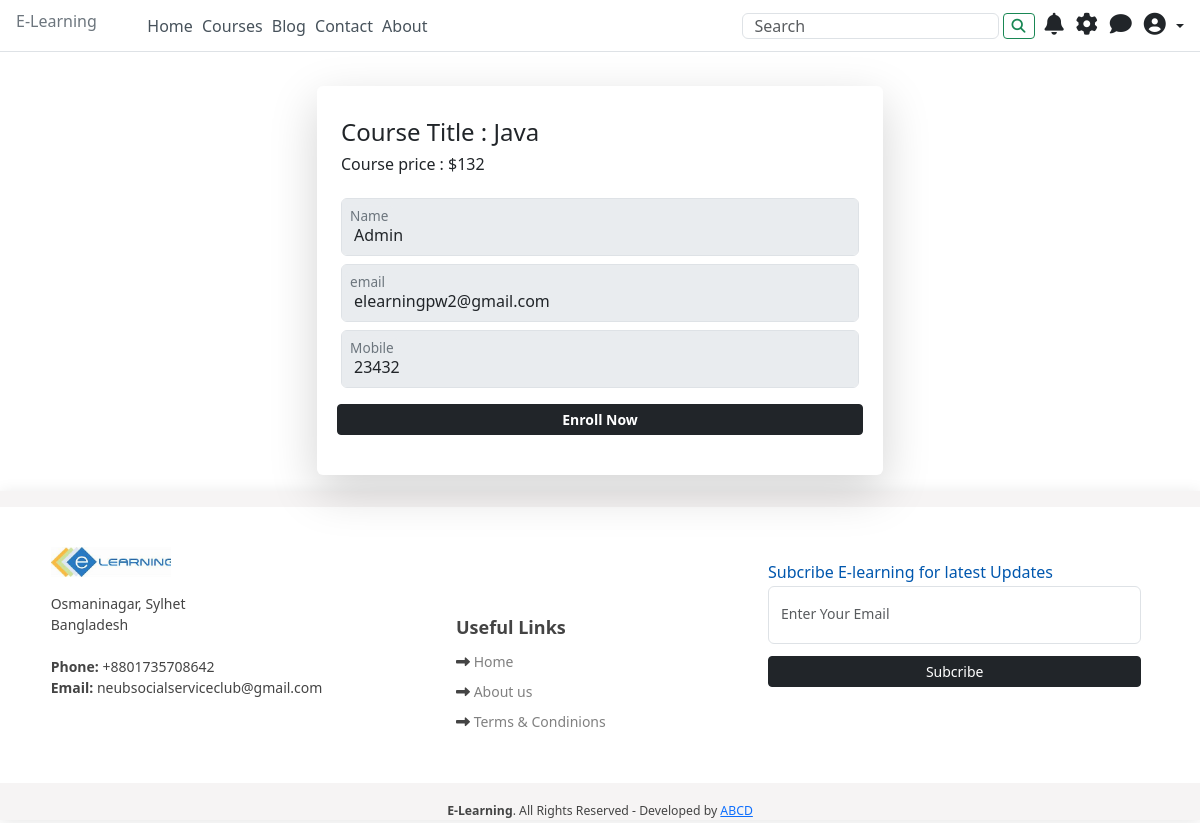
The page /courses/enroll.php?p=36 (signed in) on the database its author committed.
### tables this page shows
CREATE TABLE `courses` (
  `CourseID` int(11) NOT NULL,
  `TeacherID` int(11) NOT NULL,
  `course_title` varchar(255) NOT NULL,
  `course_Description` text NOT NULL,
  `price` varchar(255) NOT NULL,
  `timastand` timestamp NOT NULL DEFAULT current_timestamp(),
  `status` varchar(255) NOT NULL DEFAULT 'pending',
  `image` varchar(255) NOT NULL
);

CREATE TABLE `users` (
  `UserID` int(255) NOT NULL,
  `username` varchar(255) NOT NULL,
  `email` varchar(255) NOT NULL,
  `mobile` varchar(255) NOT NULL,
  `password` varchar(255) NOT NULL,
  `dob` varchar(255) NOT NULL,
  `OTP` varchar(255) NOT NULL,
  `status` varchar(255) NOT NULL,
  `type` varchar(255) NOT NULL DEFAULT 'user',
  `active_status` varchar(255) NOT NULL
);

### db/_db.php (called while the page is built, shortened)
<?php
class DB
{
    function __construct()
    {
        $servername = "localhost";
        $username = "root";
        $password = "";
        $database = "elearningdb";
        $this->conn = new mysqli($servername, $username, $password, $database);
    }
    function execute($sql)
    {
        return $this->conn->query($sql);
    }
    function getRow($sql)
    {
        $rows = $this->execute($sql);
        return  $rows->fetch_assoc();
    }
}

### courses/enroll.php (the view, shortened to what this page needs)
<!DOCTYPE html>
<html lang="en">
<head>
    <?php include '../partials/_css_files.php' ?>
</head>
<body>
    <div class="container">
        <?php
        include '../db/_db.php';
        include '../partials/_header.php';
        $db = new DB();
        $UserID = $_SESSION['userId'];
        $CourseID = $_GET['p'];
        $sql2 = "SELECT * FROM `courses` WHERE `CourseID`='$CourseID'";
        $row2 = $db->getRow($sql2);
        $sql3 = "SELECT * FROM `users` WHERE `UserID`='$UserID'";
        $row3 = $db->getRow($sql3);
        $action_url = $root."/courses/config/_enroll_course.php";
        ?>
        <div class="row justify-content-center g-3 my-2">
            <div class="col-lg-6 bg-white shadow-lg rounded p-4">
                <h4 class="my-2">Course Title : <span class="fw-normal"> <?php echo $row2['course_title']; ?></span></h4>
                <h6 class=" mb-4">Course price : <span class="fw-normal"> $<?php echo $row2['price']; ?></span></h4>
                <form action="" method="POST" onsubmit="submitForm(event,'<?php echo $action_url ?>')">
                    <div class="row g-2 justify-content-center">
                        <div class="form-floating  col-md-12">
                            <input type="text" class="form-control _form_data" id="name" value="<?php echo $row3['username']; ?>" name="name" placeholder=" " disabled required>
                            <label for="name">Name</label>
                        </div>
                        <div class="form-floating  col-md-12">
                            <input type="email" class="form-control _form_data" id="email" value="<?php echo $row3['email']; ?>" name="email" placeholder=" " disabled required>
                            <label for="email">email</label>
                        </div>
                        <div class="form-floating  col-md-12">
                            <input type="text" class="form-control _form_data" id="mobile" value="<?php echo $row3['mobile']; ?>" name="mobile" placeholder=" " disabled required>
                            <label for="mobile">Mobile</label>
                        </div>
                        <button id="submit" type="submit" class="btn btn-dark  w-100 fw-bold btn-sm my-3">Enroll Now</button>
                    </div>
                </form>
            </div>
        </div>
    </div>
    <?php include '../partials/_footer.php' ?>
</body>
</html>

### partials/_css_files.php
<?php
$root = "/e-learning";
?>
<link rel="stylesheet" href='<?php echo $root ?>/assets/css/style.css'>
<link rel="stylesheet" href='<?php echo $root ?>/assets/jodit/jodit.es2018.min.css'>
<link rel="stylesheet" href='<?php echo $root ?>/assets/bootstrap/css/bootstrap.min.css'>
<link rel="stylesheet" href='<?php echo $root ?>/assets/font-awesome/css/font-awesome.min.css'>

### partials/_header.php (shortened to what this page needs)
<header class="px-3 py-1 fixed-top border-bottom  navbar-white bg-white">
    <div class="">
        <div class="d-flex flex-wrap align-items-center justify-content-between ">
            <h4 id="NavMenuBarBreand" class="navbar-brand text-secondary py-2" style="cursor: pointer; display:inline-block;" onclick="redirectTo('<?php echo $root ?>/')"> E-Learning
            </h4>
            <div class="ms-5 d-none d-md-block">
                <a class="_nav_link pointer" onclick="redirectTo('<?php echo $root ?>/')">
                    Home
                </a>
                <a class="_nav_link pointer" onclick="redirectTo('<?php echo $root ?>/courses/')">
                    Courses
                </a>
                <a class="_nav_link pointer" onclick="redirectTo('<?php echo $root ?>/blog/')">
                    Blog
                </a>
                <a class="_nav_link pointer " href="#">
                    Contact
                </a>
                <a class="_nav_link pointer" href="#">
                    About
                </a>
            </div>
            <div class="d-flex ms-auto ">
            <div class="mx-2">
                    <form class="d-flex my-0 py-0" action="<?php echo $root ?>/search" method="GET">
                        <input class="form-control py-0  mx-1" name="q" type="search" placeholder="Search" aria-label="Search" list="search_option" onkeyup="setSearchOption(this)" />
                        <button class="btn btn-outline-success btn-sm py-0" type="submit">
                            <i class="fa fa-search" aria-hidden="true"></i>
                        </button>
                    </form>
                </div>
                <?php
                if (isset($_SESSION["loggedin"]) && $_SESSION["loggedin"] == true) {
                ?>
                <div class="dropdown text-end ">
                    <?php
                    $url_n = $root . '/config/_notification.php?clear=1';
                    ?>
                    <a onclick="getFunc('<?php echo $url_n  ?>')" class="d-block link-dark text-decoration-none pointer" id="dropdownUser1" data-bs-toggle="dropdown" aria-expanded="false">
                        <i class="fa fa-bell _menu_icon"></i>
                    </a>
                </div>
                <div class="mx-2">
                    <a class="text-decoration-none text-dark pointer" onclick="redirectTo('<?php echo $root ?>/settings/')">
                        <i class="fa fa-gear _menu_icon"></i>
                    </a>
                </div>
                <div class="me-2">
                    <a class="text-decoration-none text-dark pointer" href="<?php echo $root ?>/chat/">
                        <i class="fa fa-comment _menu_icon" aria-hidden="true"></i>
                    </a>
                </div>
                <div class="dropdown text-end">
                    <a href="#" class="d-block link-dark text-decoration-none dropdown-toggle" id="dropdownUser1" data-bs-toggle="dropdown" aria-expanded="false">
                        <i class="fa fa-user-circle _menu_icon"></i>
                    </a>
                </div>
            <?php
                        }
            ?>
            </div>
        </div>
    </div>
</header>

### partials/_footer.php
<footer class="pt-3 mt-3" id='footer'>
    <div class="footer-top">
        <div class="">
            <div class="row g-3 justify-content-center">
                <div class="col-md-4 footer-contact">
                    <img src="<?php echo $root ?>/assets/img/logo.jpg" alt="" class="img-fluid pb-3" style="max-width: 120px;" />
                    <p>
                        Osmaninagar, Sylhet<br />
                        Bangladesh <br /><br />
                        <strong>Phone:</strong> +8801735708642<br />
                        <strong>Email:</strong> neubsocialserviceclub@gmail.com<br />
                    </p>
                </div>
                <div class="col-md-3 footer-links">
                    <h4 class="_footer_link_title">Useful Links</h4>
                    <ul class="_footer_list">
                        <li class="_footer_list_item">
                            <i class="fa fa-long-arrow-right" aria-hidden="true"></i>
                            <a href="#home">Home</a>
                        </li>
                        <li class="_footer_list_item">
                            <i class="fa fa-long-arrow-right" aria-hidden="true"></i>
                            <a href="#about">About us</a>
                        </li>
                        <li class="_footer_list_item">
                            <i class="fa fa-long-arrow-right" aria-hidden="true"></i>
                            <a href="#services">Terms & Condinions</a>
                        </li>
                    </ul>
                </div>
                <div class="col-md-4 p-3 footer-links">
                    <h6 class="fw-normal heading_color my-auto ">Subcribe E-learning for latest Updates</h6>
                    <form onsubmit="subcribeFuc(event)">
                        <div class="form-floating text-muted">
                            <input type="email" class="form-control my-1 p " id="subcribemail" name="subcribemail" placeholder=" " required>
                            <label for="subcribemail">Enter Your Email</label>
                        </div>
                        <button type="submit" id="subcribe" class="btn btn-dark btn-sm my-2 w-100">Subcribe</button>
                    </form>
                </div>
            </div>
        </div>
    </div>
    <div class="container text-center pt-3">
        <small class="copyright py-1">
            <strong><span>E-Learning</span></strong>. All Rights Reserved - Developed by <a href="#" class="_copyright_credit text-primary">ABCD</a>
        </small>
    </div>
</footer>

### assets/css/style.css (style rules this page uses)
body { background-color: #f5f6fe; }
.heading_color { color: #0057ae; }
.pointer { cursor: pointer; }
._menu_icon { font-size: 22px!important; margin: 0px 2px; }
#root { margin-top: 70px; }
._nav_link { text-decoration: none; color: #47525b; padding: 2.5px; font-size: 16px; }
#footer { color: #444444; font-size: 14px; background: #f6f4f4; box-shadow: 0px 2px 15px rgba(0, 0, 0, 0.1); width: 100%; }
#footer .footer-top { padding: 40px 0 30px 0; background: #fff; }
._footer_link_title { margin-top: 70px; font-size: 18px; font-weight: 600; }
._footer_list { padding-left: 0rem; }
._footer_list_item { list-style-type: none; margin: 0; line-height: 30px; cursor: pointer; }
._footer_list_item a { color: gray; text-decoration: none; }

### rows shown on the page
courses: course_title "Java", price "132"
users: name "Admin", email "elearningpw2@gmail.com", mobile "23432"
